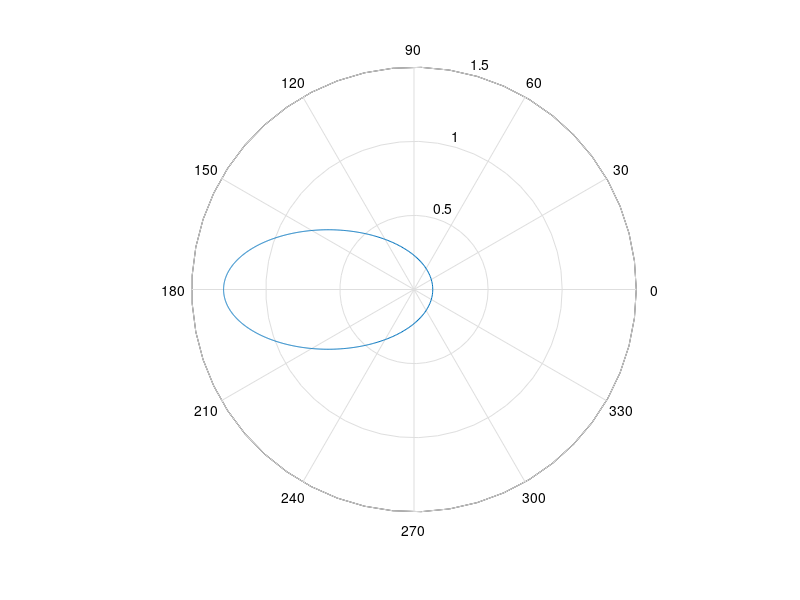

The MATLAB script that drew this image:
clear,clear      
e = 0.820731;        
a = .705822;          
N = 1000;         
nTerms = 10;    
M = linspace(0,2*pi,N);   
alpha = zeros(1,N);
for j = 1:N
    alpha(j)=M(j);
    for n = 1:nTerms
        alpha(j)=alpha(j)+2/n*besselj(n,n*e).*sin(n*M(j));
    end
end
theta =2*atan(sqrt((1+e)/(1-e))*tan(alpha/2));
r = a * (1-e^2) ./ (1 + e*cos(theta));
polar(theta,r)
j=1;
while j<=length(r)
x(1,j)=r(1,j)*cos(theta(1,j));
y(1,j)=r(1,j)*sin(theta(1,j));
j=j+1;
end 
z=(zeros(1,1000));
%plot3(x,y,z)